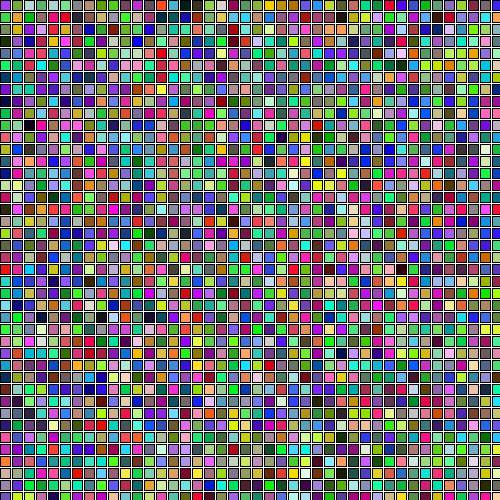
Frame 1 (no input)
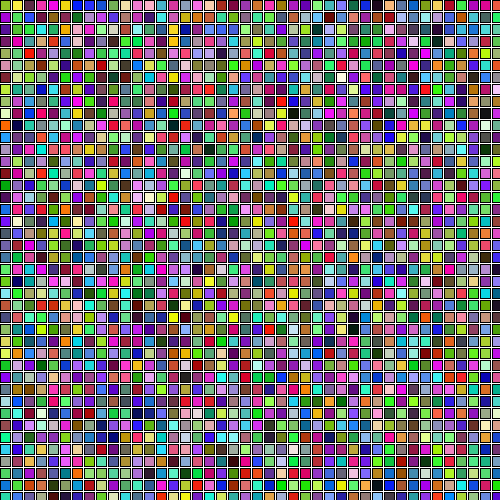
Frame 60 (the mouse pressed at the canvas centre just before this capture)
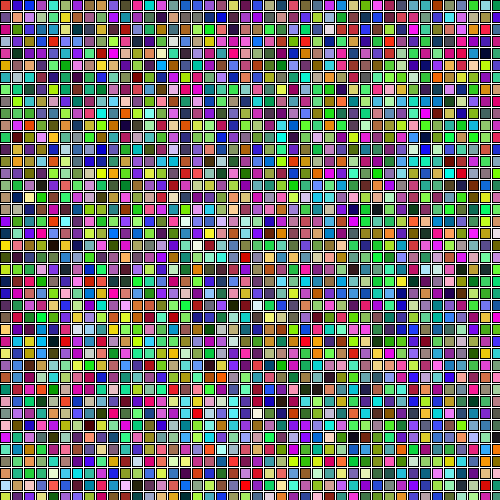
Frame 120 (the mouse held since frame 60 and released just before this capture)

The Processing sketch that drew these frames (run headless with seeded random() and noise(); from frame 60 on, the mouse is pressed at the canvas centre):

// Processing sketch: colored_squares_random
// ── colored_squares_random.pde
void setup() {
  size(500, 500);
  background(255);
  stroke(0);
  fill(255, 0, 0);
}

// basic graphic setup

void draw() {
  // nested loop
for (int i = 0; i < 50; i++){
  for (int j = 0; j < 50; j++){
    fill(random(255), random(255), random(255));
    rect(i*12, j*12, 10, 10);
  } 
}
}

void keyPressed() {
  if (key=='1') {
    save("vern.jpg");
  }
    if (key=='2') {
    save("vern2.jpg");
  }
    if (key=='3') {
    save("vern3.jpg");
  }
    if (key=='4') {
    save("vern4.jpg");
  }
}
